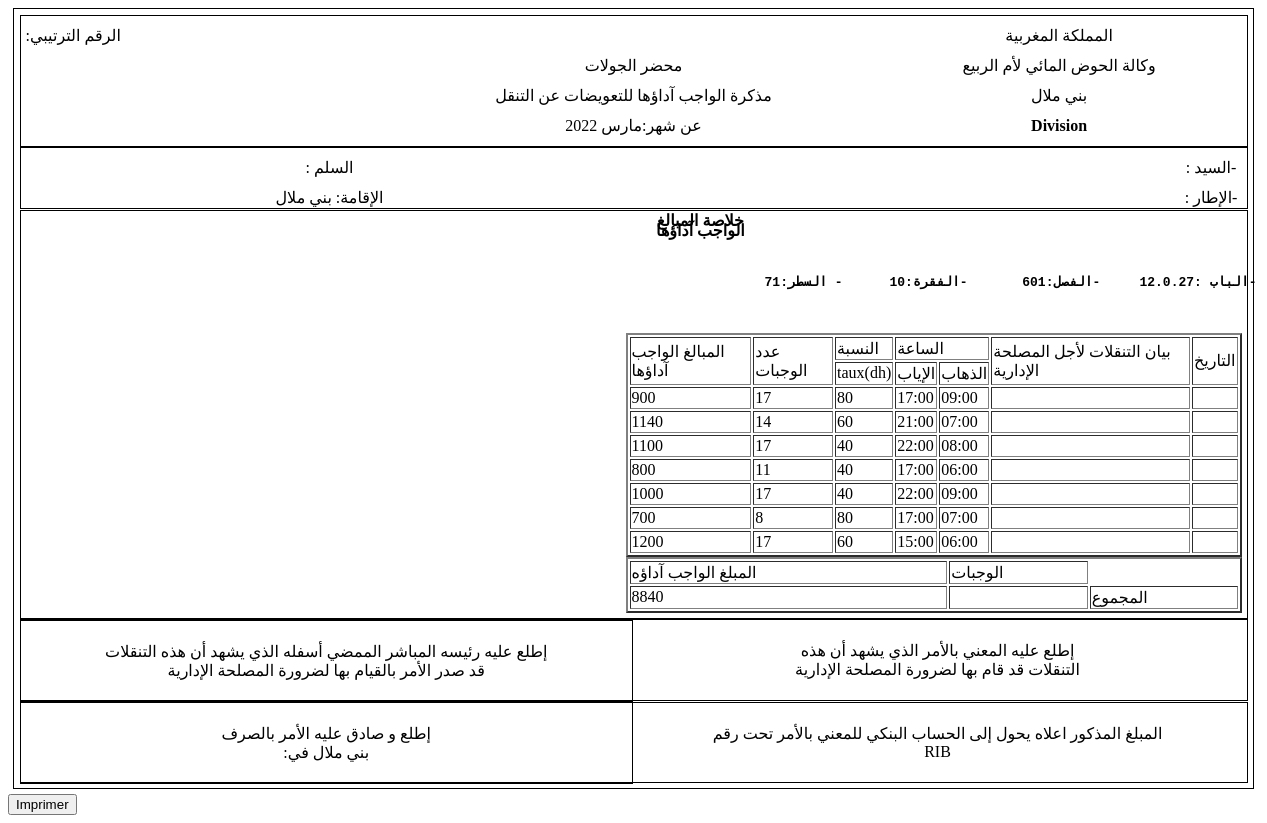
Screenshot of /Application-Gestion-Deplacements/ProcesVerbal.php with the database file from the repository.
### tables this page shows
CREATE TABLE IF NOT EXISTS `employe` (
  `id` int(10) NOT NULL AUTO_INCREMENT,
  `n_ordre` int(10) NOT NULL,
  `nom` varchar(30) NOT NULL,
  `prenom` varchar(30) NOT NULL,
  `adresse` varchar(50) NOT NULL,
  `email` varchar(50) NOT NULL,
  `tel` varchar(10) NOT NULL,
  `rib` int(30) NOT NULL,
  `echelle` int(10) NOT NULL,
  `taux` int(10) DEFAULT NULL,
  `cadre` varchar(30) NOT NULL,
  `id_deplacement` int(10) DEFAULT NULL,
  `id_vehicule` int(10) DEFAULT NULL,
  PRIMARY KEY (`id`),
  KEY `id_deplacement` (`id_deplacement`),
  KEY `id_vehicule` (`id_vehicule`)
);

CREATE TABLE IF NOT EXISTS `deplacement` (
  `id_deplacement` int(10) NOT NULL AUTO_INCREMENT,
  `heure_depart` varchar(6) NOT NULL,
  `heure_retour` varchar(6) NOT NULL,
  `ville_depart` varchar(30) NOT NULL,
  `ville_arrivee` varchar(30) NOT NULL,
  `date_depart` date NOT NULL,
  `date_arrivee` date NOT NULL,
  `forfait` int(10) NOT NULL,
  `nb_jours` int(10) DEFAULT NULL,
  `nb_repas` int(10) DEFAULT NULL,
  `id_employe` int(50) NOT NULL,
  `id_mission` int(10) NOT NULL,
  PRIMARY KEY (`id_deplacement`),
  KEY `id_mission` (`id_mission`),
  KEY `id_employe` (`id_employe`)
);

### Application-Gestion-Deplacements/ProcesVerbal.php (the view, shortened to what this page needs)
<!DOCTYPE html>
<html lang="en">
<head>
</head>
<body>
   <div class="zone">
     <div class="zone1">
     <div style="width: 100%;">
        <div style="width: 30%; height: 120px; float: left;  line-height : 30px;">
        :الرقم الترتيبي
        </div>
        <div style="width: 40%; height: 120px; float: left; line-height : 30px; ">
            <center>
           <br>محضر الجولات<br>
           مذكرة الواجب آداؤها للتعويضات عن التنقل<br>
           عن شهر:مارس 2022
       </center>
        </div>
        <div style="margin-left: 30%; height: 120px; line-height : 30px;">
        <center>
         المملكة المغربية <br>
         وكالة الحوض المائي لأم الربيع<br>
         بني ملال<br>
         <b>Division</b>
         </center>
        </div>
    </div>
     </div>
     <div class="zone2">
     <div style=" width: 50%; height: 100px; float: left;line-height : 30px; ">
            <center>
                      : السلم<br>
            الإقامة:  بني ملال
       </center>
        </div>
        <div style="margin-left: 95%; height: 50px; line-height : 30px;">
        <center>
        : السيد- <br>
        : الإطار-
         </center>
        </div>
    </div>
    <div class="zone3" >
     <div  style="width:61%;line-height : 10px; ">
      <center><b>خلاصة المبالغ الواجب آداؤها</b></center><br>
     </div>
     <div  style="margin-left:700px; ">
     <pre>
       <b>
     الباب :12.0.27     -الفصل:601       -الفقرة:10      - السطر:71-
     </b>
    </pre>
     </div>
     <div class="table"style="margin-left:600px;">
       <?php
    require_once('connect.php');
    $req="select n_ordre,nom,prenom,forfait,heure_depart,heure_retour,nb_jours,nb_repas,taux from employe e , deplacement d
    where e.id=d.id_employe
    order by n_ordre";
    $res=mysqli_query($con,$req);
    if(!$res){
        echo("erreur");
    }
    else{
        ?>
       <div class="tables">
       <div class="table1">
        <table style="width:100%;" border="2">
            <tr>
                <td  rowspan=2>المبالغ الواجب آداؤها</td>
                <td  rowspan=2>عدد الوجبات</td>
                <td >النسبة</td>
                <td colspan=2>الساعة</td>
                <td  rowspan=2>بيان التنقلات لأجل المصلحة الإدارية</td>
                <td rowspan=2>التاريخ</td>
            </tr>
            <tr>
              <td>taux(dh)</td>
              <td>الإياب</td>
              <td>الذهاب</td>
            </tr>
            <?php
            while ($ligne=mysqli_fetch_array($res)){
            ?>
            <tr>
            <td><?php echo $ligne['forfait']?></td>
            <td><?php echo $ligne['nb_repas']?></td>
            <td><?php echo $ligne['taux']?></td>
            <td><?php echo $ligne['heure_retour']?></td>
            <td><?php echo $ligne['heure_depart']?></td>
            <td></td>
            <td></td>
            </tr>
            <?php } ?>
        </table>
        </div>
            </div>
        <?php
    }
    ?>
    </div>
    <div class="table"style="margin-left:600px;">
       <?php
    require_once('connect.php');
    $req="select sum(forfait)from deplacement; ";
    $res=mysqli_query($con,$req);
    if(!$res){
        echo("erreur");
    }
    else{
        ?>
       <div class="table3">
       <table  style="width:100%;" border="2">
            <tr>
                <td >المبلغ الواجب آداؤه</td>
                <td  >الوجبات</td>
            </tr>
            <?php
            while ($ligne=mysqli_fetch_array($res)){
            ?>
            <tr>
            <td><?php echo $ligne['sum(forfait)']?></td>
            <td></td>
            <td>المجموع</td>
            </tr>
            <?php } ?>
        </table>
       </div>
        <?php
    }
    ?>
    </div>
    </div>
  <div class="gauche">
	  <div class="f">
	   <center> <p style="">إطلع عليه رئيسه المباشر الممضي أسفله الذي يشهد  أن هذه التنقلات
     <br> قد صدر الأمر بالقيام بها لضرورة المصلحة الإدارية
     </p></center>
	  </div>
	  <div class="f">
    <center><p >إطلع و صادق عليه الأمر بالصرف
    <br>       :بني ملال في
     </p></center>
	  </div>
</div>
<div class="droite">
	<div class="f">
  <center><p style="">إطلع عليه المعني بالأمر الذي يشهد أن هذه
 <br> التنقلات قد قام بها لضرورة المصلحة الإدارية
     </p></center>
  </div>
	 	<div class="f">
     <p style="margin-left:250px;"><center>المبلغ المذكور اعلاه يحول إلى الحساب البنكي للمعني بالأمر تحت رقم
      <br> RIB
     </center></P>
      </div>
   </div>
  </div>
<div class="imprimer">
<button onclick="printFunction()" class="imprimer ">Imprimer </button>
</div>
</body>
</html>

### Application-Gestion-Deplacements/ProcesVerbal.php (style rules this page uses)
.zone { border: 1px solid black; padding: 5px;margin:5px; }
.zone1 { border: 1px solid black; padding: 5px;margin:0.5px; }
.zone2 { border: 1px solid black; padding: 5px;margin:0.5px; }
.zone3 { border: 1px solid black; padding: 5px;margin:0.5px; }
.f { border: 1px solid black; padding:5px;margin:0.5px; }
.gauche { float : left; width : 50%; }

### rows the page displays
employe: deplacement.forfait "900", deplacement.nb_repas "17", taux "80", deplacement.heure_retour "17:00", deplacement.heure_depart "09:00"
employe: deplacement.forfait "1140", deplacement.nb_repas "14", taux "60", deplacement.heure_retour "21:00", deplacement.heure_depart "07:00"
employe: deplacement.forfait "1100", deplacement.nb_repas "17", taux "40", deplacement.heure_retour "22:00", deplacement.heure_depart "08:00"
employe: deplacement.forfait "800", deplacement.nb_repas "11", taux "40", deplacement.heure_retour "17:00", deplacement.heure_depart "06:00"
employe: deplacement.forfait "1000", deplacement.nb_repas "17", taux "40", deplacement.heure_retour "22:00", deplacement.heure_depart "09:00"
employe: deplacement.forfait "700", deplacement.nb_repas "8", taux "80", deplacement.heure_retour "17:00", deplacement.heure_depart "07:00"
employe: deplacement.forfait "1200", deplacement.nb_repas "17", taux "60", deplacement.heure_retour "15:00", deplacement.heure_depart "06:00"

### other values shown
$ligne['sum(forfait)'] "8840"
